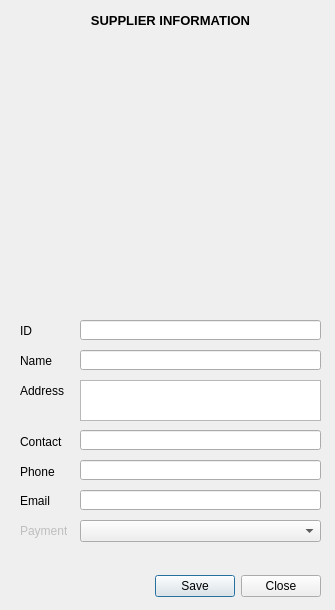
<?xml version="1.0" encoding="UTF-8"?>
<ui version="4.0">
 <class>Dialog</class>
 <widget class="QDialog" name="Dialog">
  <property name="geometry">
   <rect>
    <x>0</x>
    <y>0</y>
    <width>335</width>
    <height>610</height>
   </rect>
  </property>
  <property name="windowTitle">
   <string>Dialog</string>
  </property>
  <widget class="QDialogButtonBox" name="buttonBox">
   <property name="geometry">
    <rect>
     <x>-20</x>
     <y>570</y>
     <width>341</width>
     <height>32</height>
    </rect>
   </property>
   <property name="orientation">
    <enum>Qt::Horizontal</enum>
   </property>
   <property name="standardButtons">
    <set>QDialogButtonBox::Close|QDialogButtonBox::Save</set>
   </property>
  </widget>
  <widget class="QLabel" name="ID">
   <property name="geometry">
    <rect>
     <x>20</x>
     <y>323</y>
     <width>47</width>
     <height>16</height>
    </rect>
   </property>
   <property name="text">
    <string>ID</string>
   </property>
  </widget>
  <widget class="QLabel" name="Name">
   <property name="geometry">
    <rect>
     <x>20</x>
     <y>351</y>
     <width>47</width>
     <height>20</height>
    </rect>
   </property>
   <property name="text">
    <string>Name</string>
   </property>
  </widget>
  <widget class="QLabel" name="label_3">
   <property name="geometry">
    <rect>
     <x>10</x>
     <y>10</y>
     <width>321</width>
     <height>20</height>
    </rect>
   </property>
   <property name="font">
    <font>
     <pointsize>10</pointsize>
     <weight>75</weight>
     <bold>true</bold>
    </font>
   </property>
   <property name="text">
    <string>SUPPLIER INFORMATION</string>
   </property>
   <property name="alignment">
    <set>Qt::AlignCenter</set>
   </property>
  </widget>
  <widget class="QLabel" name="Image">
   <property name="geometry">
    <rect>
     <x>30</x>
     <y>50</y>
     <width>251</width>
     <height>211</height>
    </rect>
   </property>
   <property name="text">
    <string/>
   </property>
   <property name="pixmap">
    <pixmap>../icon/supplier_icon.png</pixmap>
   </property>
   <property name="scaledContents">
    <bool>true</bool>
   </property>
   <property name="alignment">
    <set>Qt::AlignCenter</set>
   </property>
  </widget>
  <widget class="QLabel" name="label_5">
   <property name="geometry">
    <rect>
     <x>10</x>
     <y>30</y>
     <width>311</width>
     <height>261</height>
    </rect>
   </property>
   <property name="autoFillBackground">
    <bool>true</bool>
   </property>
   <property name="text">
    <string/>
   </property>
  </widget>
  <widget class="QLabel" name="label_6">
   <property name="geometry">
    <rect>
     <x>20</x>
     <y>434</y>
     <width>47</width>
     <height>16</height>
    </rect>
   </property>
   <property name="text">
    <string>Contact</string>
   </property>
  </widget>
  <widget class="QLabel" name="Address">
   <property name="geometry">
    <rect>
     <x>20</x>
     <y>380</y>
     <width>47</width>
     <height>21</height>
    </rect>
   </property>
   <property name="text">
    <string>Address</string>
   </property>
  </widget>
  <widget class="QLabel" name="Phone">
   <property name="geometry">
    <rect>
     <x>20</x>
     <y>464</y>
     <width>47</width>
     <height>16</height>
    </rect>
   </property>
   <property name="text">
    <string>Phone</string>
   </property>
  </widget>
  <widget class="QLabel" name="Email">
   <property name="geometry">
    <rect>
     <x>20</x>
     <y>491</y>
     <width>47</width>
     <height>20</height>
    </rect>
   </property>
   <property name="text">
    <string>Email</string>
   </property>
  </widget>
  <widget class="QTextEdit" name="supplier_address">
   <property name="geometry">
    <rect>
     <x>80</x>
     <y>380</y>
     <width>241</width>
     <height>41</height>
    </rect>
   </property>
  </widget>
  <widget class="QLineEdit" name="supplier_id">
   <property name="geometry">
    <rect>
     <x>80</x>
     <y>320</y>
     <width>241</width>
     <height>20</height>
    </rect>
   </property>
  </widget>
  <widget class="QLineEdit" name="supplier_name">
   <property name="geometry">
    <rect>
     <x>80</x>
     <y>350</y>
     <width>241</width>
     <height>20</height>
    </rect>
   </property>
  </widget>
  <widget class="QLineEdit" name="contact_name">
   <property name="geometry">
    <rect>
     <x>80</x>
     <y>430</y>
     <width>241</width>
     <height>20</height>
    </rect>
   </property>
  </widget>
  <widget class="QLineEdit" name="contact_phone">
   <property name="geometry">
    <rect>
     <x>80</x>
     <y>460</y>
     <width>241</width>
     <height>20</height>
    </rect>
   </property>
  </widget>
  <widget class="QLineEdit" name="contact_email">
   <property name="geometry">
    <rect>
     <x>80</x>
     <y>490</y>
     <width>241</width>
     <height>20</height>
    </rect>
   </property>
  </widget>
  <widget class="QLabel" name="Email_2">
   <property name="enabled">
    <bool>false</bool>
   </property>
   <property name="geometry">
    <rect>
     <x>20</x>
     <y>521</y>
     <width>47</width>
     <height>20</height>
    </rect>
   </property>
   <property name="text">
    <string>Payment</string>
   </property>
  </widget>
  <widget class="QComboBox" name="comboBox_payment_terms">
   <property name="geometry">
    <rect>
     <x>80</x>
     <y>520</y>
     <width>241</width>
     <height>22</height>
    </rect>
   </property>
  </widget>
  <zorder>label_5</zorder>
  <zorder>buttonBox</zorder>
  <zorder>ID</zorder>
  <zorder>Name</zorder>
  <zorder>label_3</zorder>
  <zorder>Image</zorder>
  <zorder>label_6</zorder>
  <zorder>Address</zorder>
  <zorder>Phone</zorder>
  <zorder>Email</zorder>
  <zorder>supplier_address</zorder>
  <zorder>supplier_id</zorder>
  <zorder>supplier_name</zorder>
  <zorder>contact_name</zorder>
  <zorder>contact_phone</zorder>
  <zorder>contact_email</zorder>
  <zorder>Email_2</zorder>
  <zorder>comboBox_payment_terms</zorder>
 </widget>
 <tabstops>
  <tabstop>supplier_id</tabstop>
  <tabstop>supplier_name</tabstop>
  <tabstop>supplier_address</tabstop>
  <tabstop>contact_name</tabstop>
  <tabstop>contact_phone</tabstop>
  <tabstop>contact_email</tabstop>
  <tabstop>comboBox_payment_terms</tabstop>
 </tabstops>
 <resources/>
 <connections>
  <connection>
   <sender>buttonBox</sender>
   <signal>accepted()</signal>
   <receiver>Dialog</receiver>
   <slot>accept()</slot>
   <hints>
    <hint type="sourcelabel">
     <x>198</x>
     <y>584</y>
    </hint>
    <hint type="destinationlabel">
     <x>157</x>
     <y>274</y>
    </hint>
   </hints>
  </connection>
  <connection>
   <sender>buttonBox</sender>
   <signal>rejected()</signal>
   <receiver>Dialog</receiver>
   <slot>reject()</slot>
   <hints>
    <hint type="sourcelabel">
     <x>266</x>
     <y>590</y>
    </hint>
    <hint type="destinationlabel">
     <x>286</x>
     <y>274</y>
    </hint>
   </hints>
  </connection>
 </connections>
</ui>
